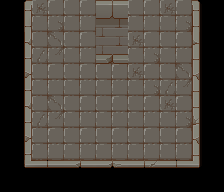

Rendered tile map (Tiled .tmx) drawn with the repository's tilesets; below, a short description and the full map source, tile grids included:
An orthogonal 7x6 tile map with 32x32 px tiles, 2 tile layers (Ground, Walls), 3 tilesets and 6 objects (3x StaticStructure, 2x DynamicStructure, Spawn).

<map version="1.10" tiledversion="1.11.0" orientation="orthogonal" renderorder="right-down" width="7" height="6" tilewidth="32" tileheight="32" infinite="0" nextlayerid="5" nextobjectid="13">
 <properties>
  <property name="limit_edges" type="bool" value="false" />
 </properties>
 <tileset firstgid="1" source="../../tiled/Walls.tsx" />
 <tileset firstgid="257" source="../../tiled/Structures.tsx" />
 <tileset firstgid="294" source="../../tiled/Floor.tsx" />
 <layer id="4" name="Ground" width="7" height="6">
  <data encoding="csv">
0,299,297,297,297,299,0,
0,298,297,297,299,297,0,
0,297,297,297,299,298,0,
0,298,297,297,297,299,0,
0,297,297,297,297,297,0,
0,0,0,0,0,0,0
</data>
 </layer>
 <layer id="1" name="Walls" width="7" height="6">
  <data encoding="csv">
21,0,0,99,0,0,25,
27,0,0,115,0,0,26,
43,0,0,0,0,0,42,
27,0,0,0,0,0,58,
43,0,0,0,0,0,42,
69,70,29,30,31,72,73
</data>
 </layer>
 <objectgroup id="3" name="Struct">
  <object id="1" name="archway" type="DynamicStructure" gid="265" x="32" y="64" width="64" height="64" />
  <object id="3" name="archway" type="DynamicStructure" gid="265" x="128" y="64" width="64" height="64" />
  <object id="6" name="spawn" type="Spawn" x="111" y="144" />
  <object id="7" type="StaticStructure" gid="280" x="106" y="49" width="5" height="26" />
  <object id="8" type="StaticStructure" gid="279" x="113" y="42" width="5" height="12" />
  <object id="12" name="entrance" type="StaticStructure" x="128" y="0" width="65" height="54">
   <properties>
    <property name="exit" value="ashwood_flats/ashwood_flats" />
    <property name="exit_index" value="1" />
   </properties>
  </object>
 </objectgroup>
</map>
